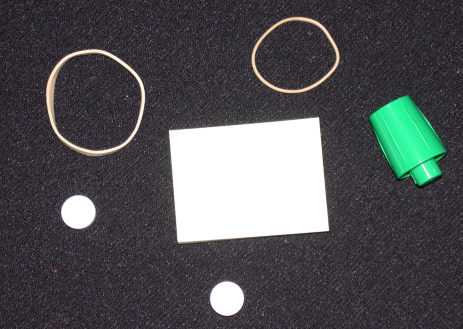
%> input picture Lab/lab2/asset/image/rubberband_cap.png, 463 x 329 px
$ octave Roberts.m   (GNU Octave 9; MATLAB toolbox functions it lacks are replaced by stand-ins)
%> lines starting %> are read from the running program, lines starting %| are printed output that depends on the picture
clear;
imgTest = im2double(imread('../asset/image/rubberband_cap.png'));
% imgTest = im2double(imread('../asset/image/a.jpg'));
imgTestGray = rgb2gray(imgTest);
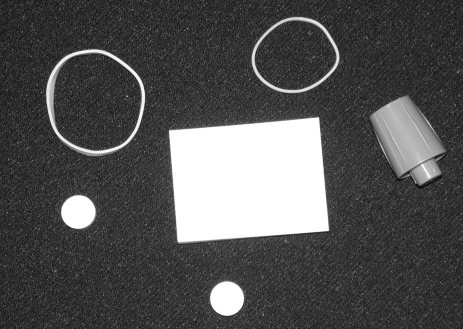
%> imgTestGray: size 329x463 double; min 0.0216, max 1, mean 0.323
figure; clf;
imshow(imgTestGray);
grayPic=mat2gray(imgTestGray);%实现图像的矩阵归一化操作
[m,n]=size(grayPic);
%> m = 329; n = 463
newGrayPic=grayPic;
robertsNum=0;
robertThreshold=0.2;
for j=1:m-1
    for k=1:n-1
        robertsNum = abs(grayPic(j,k)-grayPic(j+1,k+1)) + abs(grayPic(j+1,k)-grayPic(j,k+1));
        if(robertsNum > robertThreshold)
            newGrayPic(j,k)=255;
        else
            newGrayPic(j,k)=0;
        end
    end
end
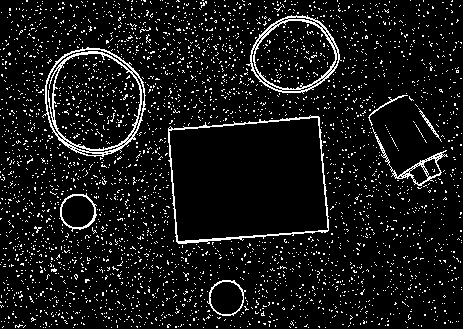
%> newGrayPic: size 329x463 double; min 0, max 255, mean 20.9
figure,imshow(newGrayPic);
%> after `imshow(newGrayPic)`:
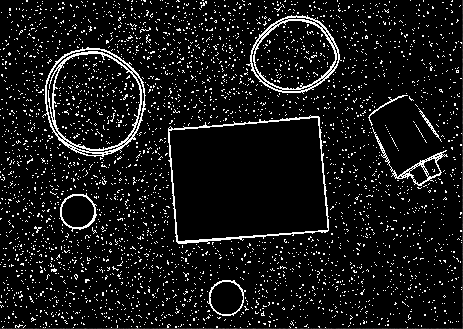
%> displayed picture: size 329x463, on the screen's scale of 0 to 255; min 0, max 255, mean 21.1
title('roberts算子的处理结果')
